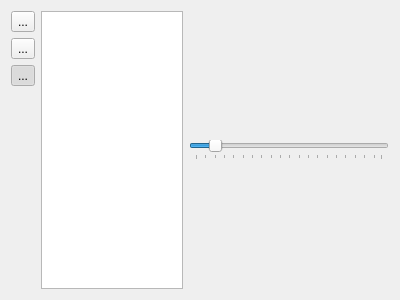
<?xml version="1.0" encoding="UTF-8"?>
<ui version="4.0">
 <class>NetworkFrame</class>
 <widget class="QFrame" name="NetworkFrame">
  <property name="geometry">
   <rect>
    <x>0</x>
    <y>0</y>
    <width>400</width>
    <height>300</height>
   </rect>
  </property>
  <property name="windowTitle">
   <string/>
  </property>
  <layout class="QHBoxLayout" name="horizontalLayout_2">
   <item>
    <layout class="QVBoxLayout" name="verticalLayout">
     <item>
      <widget class="QToolButton" name="btOptions">
       <property name="toolTip">
        <string>Change Network Options</string>
       </property>
       <property name="statusTip">
        <string>Change Network Options</string>
       </property>
       <property name="text">
        <string>...</string>
       </property>
       <property name="icon">
        <iconset resource="../ui.qrc">
         <normaloff>:/icons/images/preferences-system.svg</normaloff>:/icons/images/preferences-system.svg</iconset>
       </property>
      </widget>
     </item>
     <item>
      <widget class="QToolButton" name="btRuler">
       <property name="toolTip">
        <string>Change Network Scale</string>
       </property>
       <property name="statusTip">
        <string>Change Network Scale</string>
       </property>
       <property name="text">
        <string>...</string>
       </property>
       <property name="icon">
        <iconset resource="../ui.qrc">
         <normaloff>:/icons/images/ruler.svg</normaloff>:/icons/images/ruler.svg</iconset>
       </property>
       <property name="popupMode">
        <enum>QToolButton::InstantPopup</enum>
       </property>
      </widget>
     </item>
     <item>
      <widget class="QToolButton" name="btLock">
       <property name="toolTip">
        <string>Prevent the movement of nodes in this view</string>
       </property>
       <property name="statusTip">
        <string>Prevent the movement of nodes in this view</string>
       </property>
       <property name="text">
        <string>...</string>
       </property>
       <property name="icon">
        <iconset resource="../ui.qrc">
         <normaloff>:/icons/images/lock.svg</normaloff>:/icons/images/lock.svg</iconset>
       </property>
       <property name="checkable">
        <bool>true</bool>
       </property>
       <property name="checked">
        <bool>true</bool>
       </property>
      </widget>
     </item>
     <item>
      <spacer name="verticalSpacer">
       <property name="orientation">
        <enum>Qt::Vertical</enum>
       </property>
       <property name="sizeHint" stdset="0">
        <size>
         <width>20</width>
         <height>40</height>
        </size>
       </property>
      </spacer>
     </item>
    </layout>
   </item>
   <item>
    <widget class="NetworkView" name="gvNetwork"/>
   </item>
   <item>
    <widget class="Slider" name="sliderScale">
     <property name="minimumSize">
      <size>
       <width>200</width>
       <height>0</height>
      </size>
     </property>
     <property name="toolTip">
      <string>Change scale of network graph</string>
     </property>
     <property name="statusTip">
      <string>Change scale of network graph</string>
     </property>
     <property name="minimum">
      <number>1</number>
     </property>
     <property name="maximum">
      <number>100</number>
     </property>
     <property name="singleStep">
      <number>1</number>
     </property>
     <property name="value">
      <number>11</number>
     </property>
     <property name="orientation">
      <enum>Qt::Horizontal</enum>
     </property>
     <property name="tickPosition">
      <enum>QSlider::TicksBelow</enum>
     </property>
     <property name="tickInterval">
      <number>5</number>
     </property>
    </widget>
   </item>
  </layout>
 </widget>
 <customwidgets>
  <customwidget>
   <class>NetworkView</class>
   <extends>QGraphicsView</extends>
   <header>PyQtNetworkView.h</header>
  </customwidget>
  <customwidget>
   <class>Slider</class>
   <extends>QSlider</extends>
   <header>lib/ui/widgets.h</header>
  </customwidget>
 </customwidgets>
 <resources>
  <include location="../ui.qrc"/>
 </resources>
 <connections/>
</ui>
